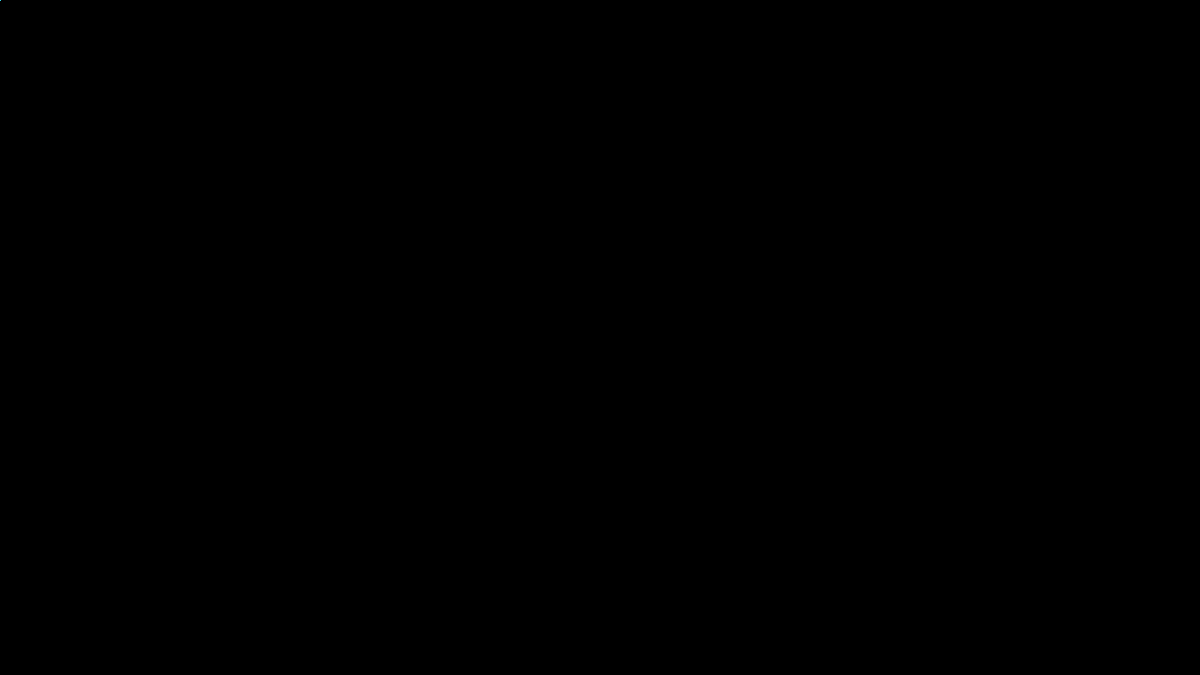
Frame 1 (no input)
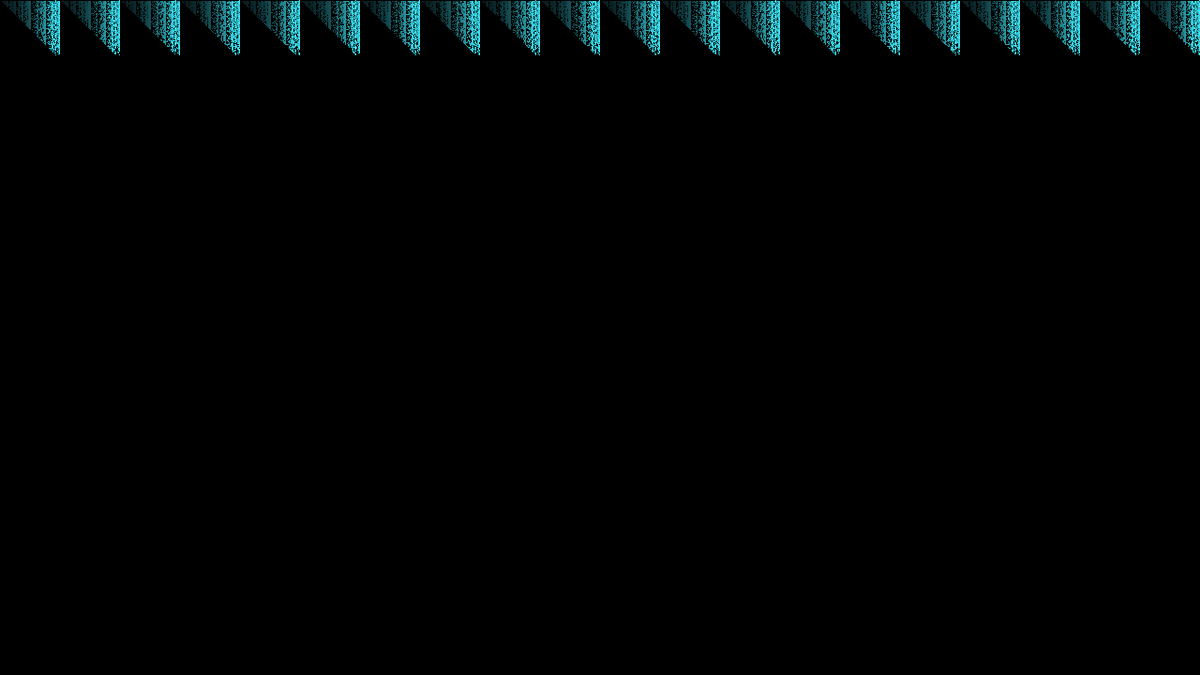
Frame 60 (the mouse pressed at the canvas centre just before this capture)
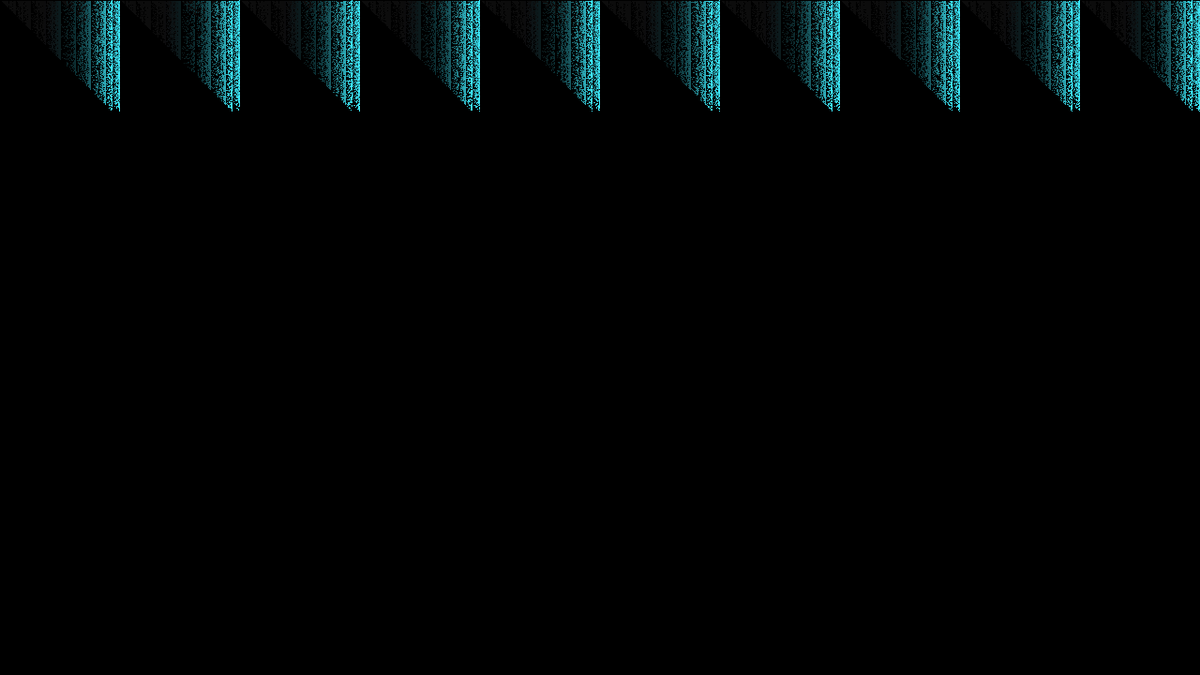
Frame 120 (the mouse held since frame 60 and released just before this capture)

The Processing sketch that drew these frames (run headless with seeded random() and noise(); from frame 60 on, the mouse is pressed at the canvas centre):

// Processing sketch: VyralGlitching3
// ── VyralGlitching3.pde
int y=0, z=0;
color []colors = {#3DEDFF, #E868CE, #FDFF00, #00FFB1, #FF0000}; 

void setup(){
  size(1280,720);
  background(0);
}

void draw(){
  //background(0);
  fill(0,0,0,10); rect(0,0,width, height);
  loadPixels();
  for(int x=0;x<width;x++){
    //final int pos = x*x&y*x;
    //final int pos = x*x+x&y*x;
    //final int pos = ((x*y)<<y);
    final int pos = ((x*y)|y);
    pixels[constrain(pos,0,pixels.length-1)]=color(colors[(z)%colors.length]);
  }
  updatePixels();
  y++;
  if(y%200==0) z++;
  if(y>height) {
    y=0;
  }
}
